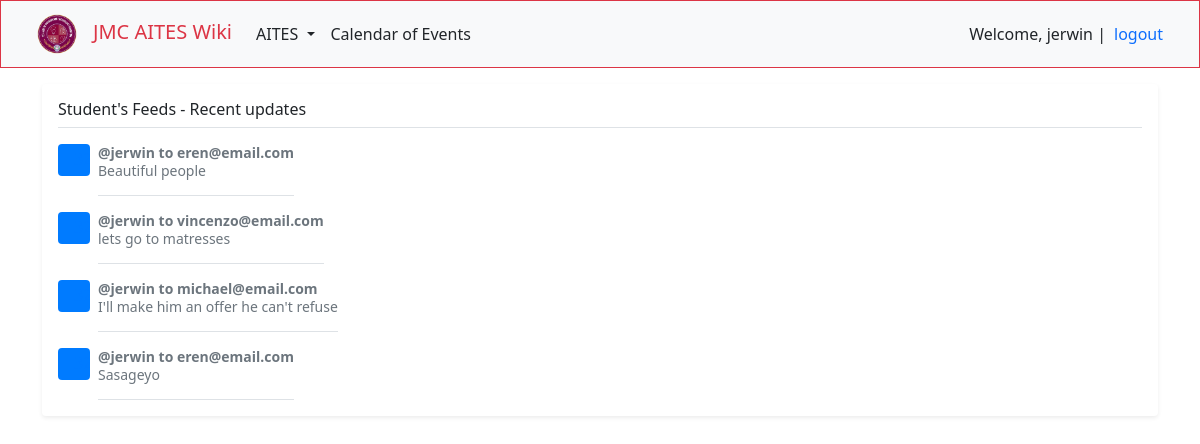
The app's page / (signed in) with its own data.
### students/models.py (models this page shows, shortened)
class StudentComment(models.Model):
    student = models.ForeignKey(Student, on_delete=models.CASCADE, related_name='comments')
    name = models.CharField(max_length=100)
    email = models.EmailField(default='null')
    body = models.TextField(default='null')
    created_on = models.DateTimeField(default=now)
    active = models.BooleanField(default=True)
    class Meta:
        ordering = ['created_on']

class Student(models.Model):
    YEAR_LEVEL = [
        ('I','First Year'),
        ('II','Second Year'),
        ('III','Third Year'),
        ('IV','Fourth Year')
    ]
    fname = models.CharField(max_length=64, verbose_name='first name')
    lname = models.CharField(max_length=64, verbose_name='last name')
    birth_date = models.DateField(blank=True, null=True)
    student_program = models.ForeignKey(Program, on_delete = models.CASCADE, related_name="student_program", verbose_name='program')
    email = models.EmailField(unique=True, max_length=64, verbose_name='email')
    yearlevel = models.CharField(max_length=5, choices=YEAR_LEVEL, verbose_name='year level')
    user_image = models.ImageField(upload_to=image_path, default='profile_pic/default.jpg')
    def __str__(self):
        return f"{self.email}"

### users/views.py (the view)
# urls.py: path('', views.index, name ="home"),
def index(request):
    students = StudentComment.objects.all()
    return render(request, 'users/index.html', {
        'students' : students,
    })

### users/templates/users/index.html (shortened to what this page needs)
{% extends 'users/layout.html' %}
{% block body %}
{% include 'partials/_navbar.html' %}
<main class="container">
    <div class="my-3 p-3 bg-body rounded shadow-sm">
      <h6 class="border-bottom pb-2 mb-0"> Student's Feeds - Recent updates</h6>
      {% for student in students %}
      <div class="d-flex text-muted pt-3">
        <svg class="bd-placeholder-img flex-shrink-0 me-2 rounded" width="32" height="32" xmlns="http://www.w3.org/2000/svg" role="img" aria-label="Placeholder: 32x32" preserveAspectRatio="xMidYMid slice" focusable="false"><title>Placeholder</title><rect width="100%" height="100%" fill="#007bff"/><text x="50%" y="50%" fill="#007bff" dy=".3em">32x32</text></svg>
        <p class="pb-3 mb-0 small lh-sm border-bottom">
          <strong class="d-block text-gray-dark">@{{student.name}} to {{student.student}}</strong>
          {{student.body}}
        </p>
      </div>
      {% endfor %}
    </div>
  </main>
{% endblock %}

### users/templates/partials/_navbar.html (shortened to what this page needs)
{% load static %}
<nav class="navbar navbar-expand-lg navbar-light bg-light border-bottom border border-danger">
    <div class="container-fluid ">
      <a class="navbar-brand text-danger" href="{% url 'users:index' %}"> <img class="ms-4 me-3" src="{% static 'logo/citelogo.png' %}" alt="citelogo" width="40">JMC AITES Wiki</a>
      <div class="collapse navbar-collapse" id="navbarNavDropdown">
        <ul class="navbar-nav">
          <li class="nav-item dropdown">
            <a class="nav-link dropdown-toggle text-dark" href="#" id="navbarDropdownMenuLink" role="button" data-bs-toggle="dropdown" aria-expanded="false">
              AITES
            </a>
          </li>
          <li class="nav-item m-auto">
            <a href="{% url 'events:index' %}" class="nav-link text-dark" >Calendar of Events</a>
          </li>
        </ul>
        <div class="d-flex ms-auto pe-3">
            <ul class="navbar-nav">
                {% if user.is_authenticated %}
                    <span class="navbar-text text-dark">Welcome, {{request.user.username}} | </span>
                    <li class='nav-item'>
                        <a href="{% url 'users:logout' %}" class="nav-link text-primary">logout</a>
                    </li>
                {% endif %}
            </ul>
        </div>
      </div>
    </div>
</nav>

### records on screen
StudentComment: name "jerwin", student "eren@email.com", body "Beautiful people"
StudentComment: name "jerwin", student "vincenzo@email.com", body "lets go to matresses"
StudentComment: name "jerwin", student "michael@email.com", body "I'll make him an offer he can't refuse"
StudentComment: name "jerwin", student "eren@email.com", body "Sasageyo"

### other values on screen
{{ request.user.username }} "jerwin"
